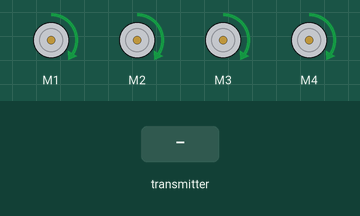
Bench run of a sketch on a simulated Arduino Mega 2560, built with avr-gcc and run on an emulated ATmega2560. Parts: 4 × DC motor (green arrow = forward, orange = backward, longer = faster). The inputs (shaded band) are chosen by the test bench.

Above: at 3.2 s.
3.3 s: the transmitter starts sending readChannel.0 = 1000
At 4.4 s:
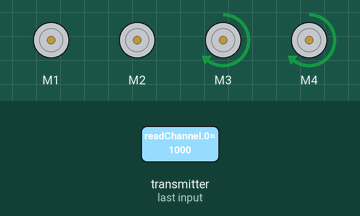
4.8 s: the transmitter starts sending readChannel.1 = 1000
At 5.8 s:
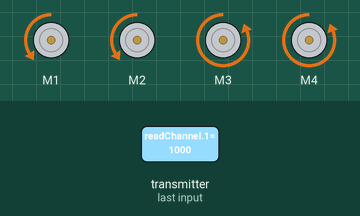
6.3 s: the transmitter starts sending readChannel.2 = 1000
At 7.2 s:
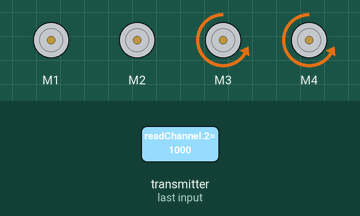
7.8 s: the transmitter starts sending readChannel.0 = 1250
At 8.6 s:
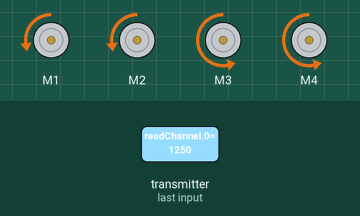
9.3 s: the transmitter starts sending readChannel.1 = 1250
At 10.0 s:
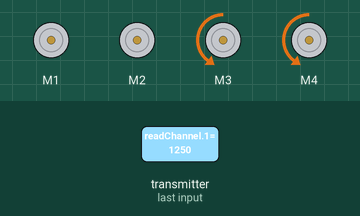
10.8 s: the transmitter starts sending readChannel.2 = 1250
At 11.4 s:
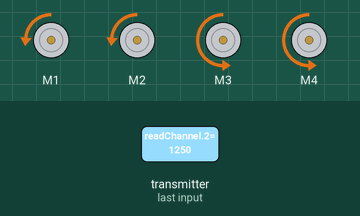
Timing chart, 0 to 13.3 s (numbered marks = the images above; inputs shaded):
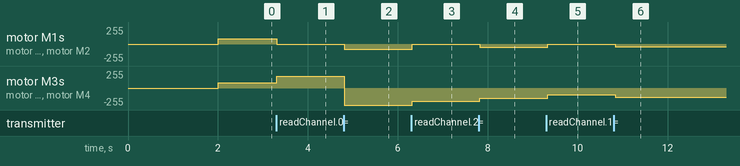

Measured:
- after the input at 3.3 s, motor M1, motor M2: forward 77/255 → stopped at once; motor M3, motor M4: forward 77/255 → forward 177/255 at once
- after the input at 4.8 s, motor M1, motor M2: stopped → backward 77/255 at once; motor M3, motor M4: forward 177/255 → backward 255/255 at once
- after the input at 6.3 s, motor M1, motor M2: backward 77/255 → stopped at once; motor M3, motor M4: backward 255/255 → backward 200/255 at once
- after the input at 7.8 s, motor M1, motor M2: stopped → backward 50/255 at once; motor M3, motor M4: backward 200/255 → backward 150/255 at once
- after the input at 9.3 s, motor M1, motor M2: backward 50/255 → stopped at once; motor M3, motor M4: backward 150/255 → backward 100/255 at once
- after the input at 10.8 s, motor M1, motor M2: stopped → backward 38/255 at once; motor M3, motor M4: backward 100/255 → backward 138/255 at once

The sketch:

arduino_rc_car.ino
```cpp
/* RC CAR, Translated from Bluetooth Amazon Car to work with Arduino Mega, Flysky FS-I6X Controller and Receiver and Adafruit Motor Shield v2.3

Special thanks to Youtube Channel "DroneBot Workshop" for providing a Template for the Code - https://dronebotworkshop.com/radio-control-arduino-car/
Channel functions by Ricardo Paiva - https://gist.github.com/werneckpaiva/

Written by Enrique Lopez - reference "https://enriquelopezcode.github.io/projects/rc_car" and click on the Arduino Projects Hub link for required parts and wiring  */

//Include Libraries
#include <Wire.h>
#include <Adafruit_MotorShield.h>
#include "utility/Adafruit_MS_PWMServoDriver.h"
#include <IBusBM.h>

//Initialize Motors
Adafruit_MotorShield AFMS = Adafruit_MotorShield();
Adafruit_DCMotor *motor1 = AFMS.getMotor(1);
Adafruit_DCMotor *motor2 = AFMS.getMotor(2);
Adafruit_DCMotor *motor3 = AFMS.getMotor(3);
Adafruit_DCMotor *motor4 = AFMS.getMotor(4);


// Create iBus Object and Channel Values
IBusBM ibus;

int rcCH1 = 0;  // Acceleration
int rcCH2 = 0;  // Left - Right
int rcCH3 = 0;  // Forward - Backward

//Motor Speed Variables
int motor1speed = 0;
int motor2speed = 0;
int motor3speed = 0;
int motor4speed = 0;

//Motor Direction variables
int motor1dir = 0;
int motor2dir = 0;
int motor3dir = 0;
int motor4dir = 0;

// Read the number of a given channel and convert to the range provided.
// If the channel is off, return the default value (by Ricardo Paiva)
int readChannel(byte channelInput, int minLimit, int maxLimit, int defaultValue) {
  uint16_t ch = ibus.readChannel(channelInput);
  if (ch < 100) return defaultValue;
  return map(ch, 1000, 2000, minLimit, maxLimit);
}


// Control Motor
void mControl1(int mspeed, int mdir) {
  motor1->setSpeed(mspeed);
  if (mdir == 1) {
    motor1->run(FORWARD);
  } else {
    motor1->run(BACKWARD);
  }
}

void mControl2(int mspeed, int mdir) {
  motor2->setSpeed(mspeed);
  if (mdir == 1) {
    motor2->run(FORWARD);
  } else {
    motor2->run(BACKWARD);
  }
}

void mControl3(int mspeed, int mdir) {
  motor3->setSpeed(mspeed);
  if (mdir == 1) {
    motor3->run(FORWARD);
  } else {
    motor3->run(BACKWARD);
  }
}

void mControl4(int mspeed, int mdir) {
  motor4->setSpeed(mspeed);
  if (mdir == 1) {
    motor4->run(FORWARD);
  } else {
    motor4->run(BACKWARD);
  }
}


void setup() {
  //Call begin on Motorshield Object and Delay for Connection
  AFMS.begin();
  ibus.begin(Serial1);
  delay(2000);


}

void loop() {
  //Get Channel Values
  rcCH1 = readChannel(0, -100, 100, 0);
  rcCH2 = readChannel(1, -100, 100, 0);
  rcCH3 = readChannel(2, 0, 155, 0);

  //Motor Speeds Channel 3
  motor1speed = rcCH3;
  motor2speed = rcCH3;
  motor3speed = rcCH3;
  motor4speed = rcCH3;

  //Forward and Backward with Channel 2 Value
  if (rcCH2 >= 0) {
    //Forward
    motor1dir = 1;
    motor2dir = 1;
    motor3dir = 1;
    motor4dir = 1;
  } else {
    //Backward
    motor1dir = -1;
    motor2dir = -1;
    motor3dir = -1;
    motor4dir = -1;
  }

  //Add Channel 2 Speed
  motor1speed = motor1speed + abs(rcCH2);
  motor2speed = motor2speed + abs(rcCH2);
  motor3speed = motor3speed + abs(rcCH2);
  motor4speed = motor4speed + abs(rcCH2);

  // Set left/right offset with channel 1 value
  motor1speed = motor1speed + rcCH1;
  motor2speed = motor2speed + rcCH1;
  motor3speed = motor3speed - rcCH1;
  motor4speed = motor4speed - rcCH1;

  // Ensure that speeds are between 0 and 255
  motor1speed = constrain(motor1speed, 0, 255);
  motor2speed = constrain(motor2speed, 0, 255);
  motor3speed = constrain(motor3speed, 0, 255);
  motor4speed = constrain(motor4speed, 0, 255);

  //Drive Motors

  mControl1(motor1speed, motor1dir);
  mControl2(motor2speed, motor2dir);
  mControl3(motor3speed, motor3dir);
  mControl4(motor4speed, motor4dir);

  //small delay
  delay(50);
}
```
